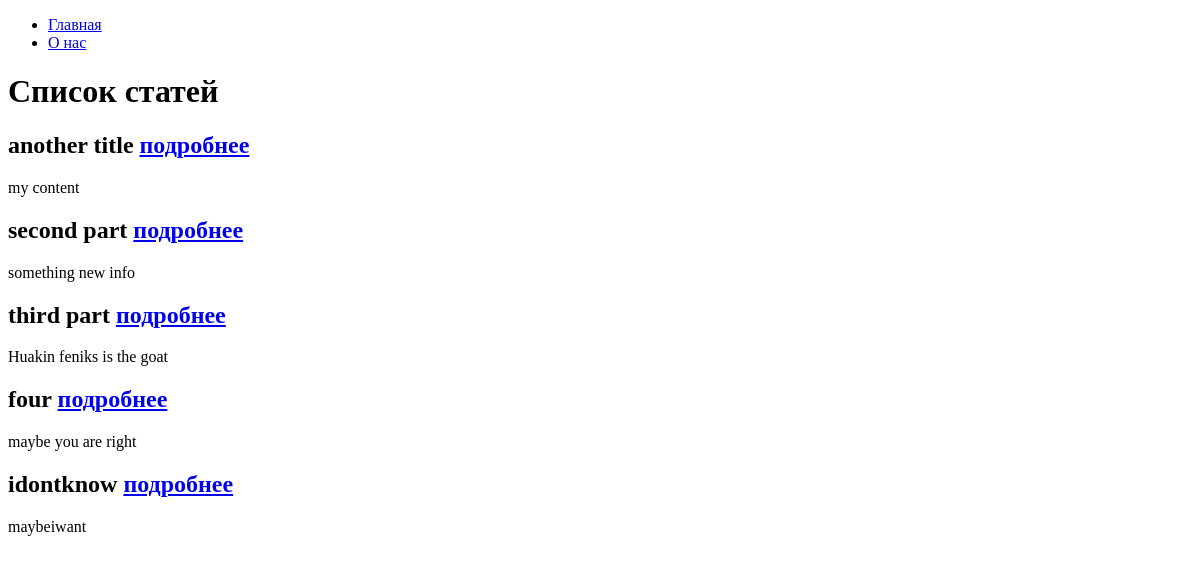
The app's page /article/, older data.
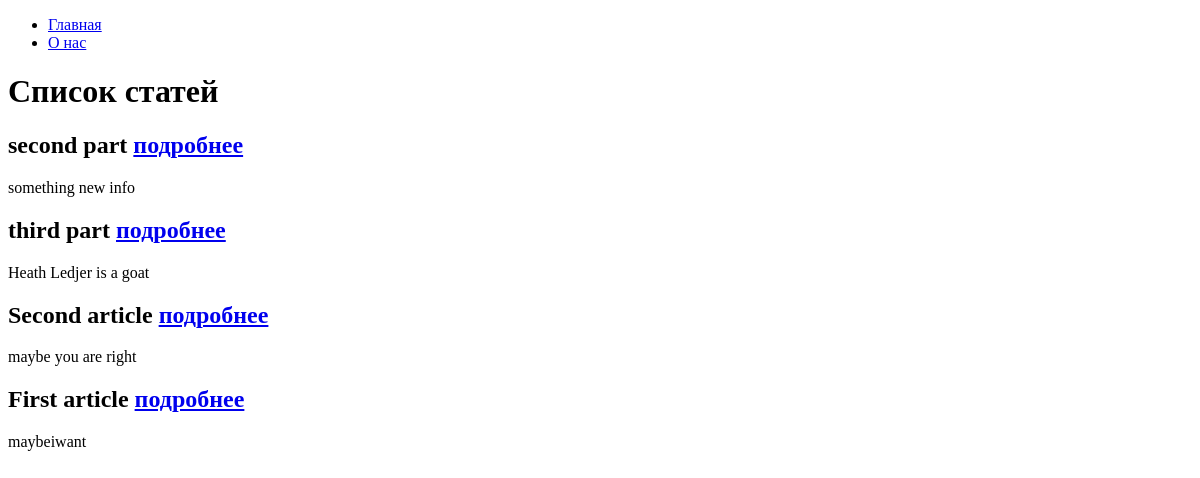
The same page, newer data.
### article/models.py (models this page shows, shortened)
class Article(models.Model):
    name = models.CharField(max_length=200)
    body = models.TextField()
    created_at = models.DateTimeField(auto_now_add= True)
    updated_at = models.DateTimeField(auto_now=True)

### article/views.py (the view)
# urls.py: path("", views.index.as_view(), name='all_articles'),
class index(View):
    def get(self, request, *args, **kwargs):
        return render(request, 'articles.html', context={
            'articles': Article.objects.all(),
        })

### article/templates/articles.html
{% extends "base.html" %}
{% block content %}
    <h1>Список статей</h1>
    {% for article in articles %}
        <h2>{{ article.name }} <a href="{% url 'article_id' article.id %}">подробнее</a></h2>
        <div>{{ article.body|slice:":200" }}</div>
    {% endfor %}
{% endblock %}

Row changes from the older to the newer data that the page shows:
removed Article: name "another title", body "my content"
changed Article "third part": body "Huakin feniks is the goat" → "Heath Ledjer is a goat"
changed Article "maybe you are right": name "four" → "Second article"
changed Article "maybeiwant": name "idontknow" → "First article"
